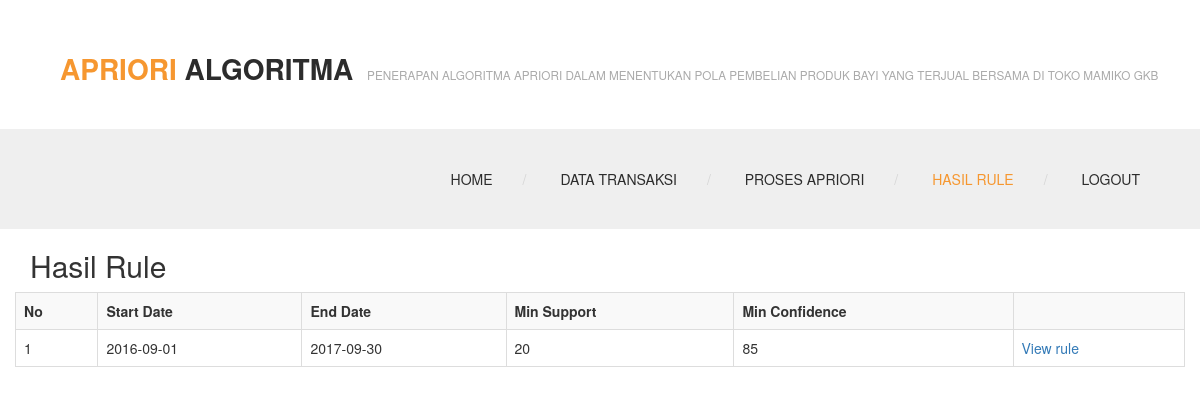
Page /index.php?menu=hasil_rule (signed in) on the earlier database version.
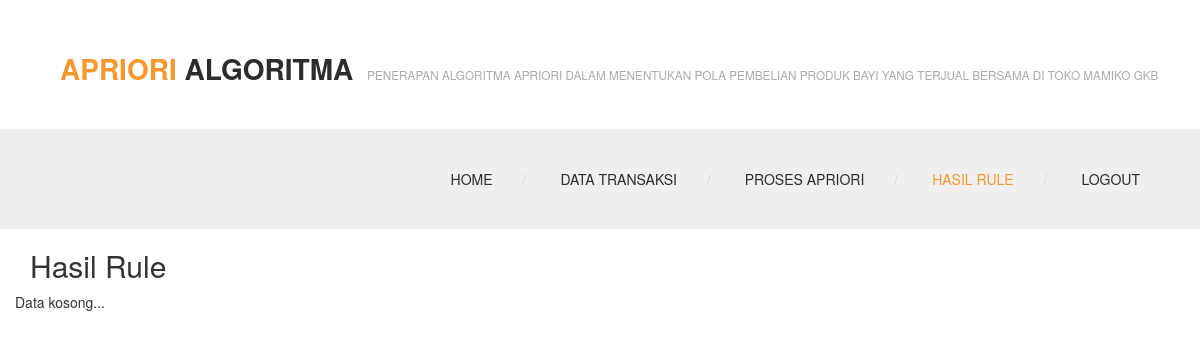
Same page on the later database version.
### tables this page shows
CREATE TABLE `process_log` (
  `id` int(11) NOT NULL AUTO_INCREMENT,
  `start_date` date DEFAULT NULL,
  `end_date` date DEFAULT NULL,
  `min_support` double DEFAULT NULL,
  `min_confidence` double DEFAULT NULL,
  PRIMARY KEY (`id`)
);

### database.php (called while the page is built, shortened)
<?php
class database {
    private $servername;
    private $user_db;
    private $password_db;
    private $database;
    private $koneksi;
    function database() {
        return $this->connect_db();
    }
    function load_conf_db() {
        $path = dirname(__FILE__) . '/koneksi.php';
        if (file_exists($path)) {
            $conf = include $path;
            $this->servername = @$conf['host'];
            $this->database = @$conf['dbname'];
            $this->user_db = @$conf['username'];
            $this->password_db = @$conf['password'];
        }
    }
    public function connect_db() {
        $this->koneksi = mysqli_connect($this->servername, $this->user_db, $this->password_db, $this->database);
        return $this->koneksi;
    }
    function db_query($sql) {
        $conn = $this->koneksi;
        return mysqli_query($conn, $sql);
    }
    function db_fetch_array($result) {
        return mysqli_fetch_array($result);
    }
    function db_num_rows($result) {
        return mysqli_num_rows($result);
    }
}
?>

### koneksi.php (called while the page is built)
<?php
return array(
    'host' => "localhost",
    'username' => "root",
    'password' => "",
    'dbname' => "apriori_toko",
);
?>

### hasil_rule.php (the view, shortened to what this page needs)
<?php
include_once "database.php";
?>
<section class="page_head">
    <div class="container">
        <div class="row">
            <div class="col-lg-12 col-md-12 col-sm-12">
                <div class="page_title">
                    <h2>Hasil Rule</h2>
                </div>
            </div>
        </div>
    </div>
</section>
<?php
$db_object = new database();
$sql = "SELECT
        *
        FROM
         process_log ";
$query=$db_object->db_query($sql);
$jumlah=$db_object->db_num_rows($query);
?>
<div class="super_sub_content">
    <div class="container">
        <div class="row">
            <?php
            if($jumlah==0){
                    echo "Data kosong...";
            }
            else{
            ?>
            <table class='table table-bordered table-striped  table-hover'>
                <tr>
                <th>No</th>
                <th>Start Date</th>
                <th>End Date</th>
                <th>Min Support</th>
                <th>Min Confidence</th>
                <th></th>
                </tr>
                <?php
                    $no=1;
                    while($row=$db_object->db_fetch_array($query)){
                            echo "<tr>";
                            echo "<td>".$no."</td>";
                            echo "<td>".$row['start_date']."</td>";
                            echo "<td>".$row['end_date']."</td>";
                            echo "<td>".$row['min_support']."</td>";
                            echo "<td>".$row['min_confidence']."</td>";
                            $view = "<a href='index.php?menu=view_rule&id_process=".$row['id']."'>View rule</a>";
                            echo "<td>".$view."</td>";
                        echo "</tr>";
                        $no++;
                    }
                    ?>
            </table>
            <?php
            }
            ?>
        </div>
    </div>
</div>

### index.php (shortened to what this page needs)
<!DOCTYPE html>
 <html class="no-js">
    <head>
        <link rel="stylesheet" href="css/bootstrap.css">
        <link rel="stylesheet" href="css/font-awesome.css">
        <link rel="stylesheet" href="css/animate.css">
        <link rel="stylesheet" href="css/templatemo-misc.css">
        <link rel="stylesheet" href="css/templatemo-style.css">
        <link rel="stylesheet" href="scripts/bootstrap/bootstrap.min.css">
        <link rel="stylesheet" href="scripts/ionicons/css/ionicons.min.css">
        <link rel="stylesheet" href="scripts/toast/jquery.toast.min.css">
        <link rel="stylesheet" href="import/daterangepicker/daterangepicker-bs3.css">
    </head>
    <body>
        <?php
        include "header.php";
        $menu = '';
        if (isset($_GET['menu'])) {
            $menu = $_GET['menu'];
        }
        if ($menu != '') {
            if (file_exists($menu.".php")) {
                include $menu.'.php';
            } else {
                include "not_found.php";
            }
        } else {
            include "home.php";
        }
        ?>
    </body>
</html>

### header.php (shortened to what this page needs)
<?php
$menu = '';
if(isset($_GET['menu'])){
    $menu = $_GET['menu'];
}
?>
<header class="site-header container-fluid">
            <div class="top-header">
                <div class="logo col-md-12 col-sm-12">
                    <h1><a href="index.php"><em>Apriori</em> Algoritma</a></h1>
                    <span>PENERAPAN ALGORITMA APRIORI DALAM MENENTUKAN
                        POLA PEMBELIAN PRODUK BAYI YANG TERJUAL
                         BERSAMA DI TOKO MAMIKO GKB</span>
                </div>
            </div>
            <div class="main-header">
                <div class="row">
                    <div class="main-header-left col-md-3 col-sm-6 col-xs-8">
                    </div>
                    <div class="menu-wrapper col-md-9 col-sm-6 col-xs-4">
                        <ul class="sf-menu hidden-xs hidden-sm">
                            <li <?php echo ($menu==''||$menu=='home')?"class='active'":""; ?> ><a href="index.php">Home</a></li>
                        <?php
                        if (empty($_SESSION['apriori_toko_id'])) {
                        ?>
                            <li><a href="login.php">Login</a></li>
                        <?php
                        }
                        else{
                        ?>
                            <li <?php echo ($menu=='data_transaksi')?"class='active'":""; ?> ><a href="index.php?menu=data_transaksi">Data Transaksi</a></li>
                            <li <?php echo ($menu=='proses_apriori')?"class='active'":""; ?>><a href="index.php?menu=proses_apriori">Proses Apriori</a></li>
                            <li <?php echo ($menu=='hasil_rule')?"class='active'":""; ?>><a href="index.php?menu=hasil_rule">Hasil Rule</a></li>
                            <li ><a href="logout.php">Logout</a></li>
                        <?php
                        }
                        ?>
                        </ul>
                    </div>
                </div>
            </div>
        </header>

### css/templatemo-style.css (style rules this page uses)
html, body, div, span, applet, object, iframe, h1, h2, h3, h4, h5, h6, p, blockquote, pre, a, abbr, acronym, address, big, cite, code, del, dfn, em, img, ins, kbd, q, s, samp, small, strike, strong, sub, sup, tt, var, b, u, i, center, dl, dt, dd, ol, ul, li, fieldset, form, label, legend, table, caption, tbody, tfoot, thead, tr, th, td, article, aside, canvas, details, embed, figure, figcaption, footer, header, hgroup, menu, nav, output, ruby, section, summary, time, mark, audio, video { margin: 0; padding: 0; border: 0; font-size: 100%; vertical-align: baseline; }
body { line-height: 1; }
ol, ul { list-style: none; }
html { font-size: 100%; -webkit-text-size-adjust: 100%; -ms-text-size-adjust: 100%; }
article, aside, details, figcaption, figure, footer, header, hgroup, nav, section, img { display: block; }
.top-header .logo span, .section-header span, .team-member span, .project-infos span.project-subtitle, .post-masonry .blog-body span, .blog-info span.blog-meta, .comment-body span { font-size: .84em; color: #aaaaaa; }
body { font-family: "Roboto", sans-serif; font-size: .89em; line-height: 1.75; color: #777777; background-color: #efefef; text-rendering: optimizeLegibility; }
a { color: #f69730; text-decoration: none; -webkit-transition: all 200ms ease-in-out; -moz-transition: all 200ms ease-in-out; transition: all 200ms ease-in-out; }
h1, h2, h3, h4, h5, h6 { font-family: "Roboto Slab", serif; color: #2c2c2c; }
*, *:before, *:after { -moz-box-sizing: border-box; -webkit-box-sizing: border-box; box-sizing: border-box; }
.site-header { position: relative; z-index: 8; }
.top-header { width: 100%; overflow: hidden; background-color: white; }
.top-header .logo { padding: 34px 0 34px 60px; }
.top-header .logo h1 { display: inline-block; font-size: 2em; text-transform: uppercase; font-weight: 700; }
.top-header .logo h1 em { font-style: normal; color: #f69730; }
.top-header .logo span { margin-left: 10px; }
.top-header a { color: #2c2c2c; }
.main-header { width: 100%; min-height: 96px; background-color: #efefef; padding: 30px 60px; }
.main-header .menu-wrapper { position: relative; z-index: 99; text-align: right; margin-top: 10px; }
.main-header .menu-wrapper ul li { display: inline; margin-left: 30px; position: relative; }
.main-header .menu-wrapper ul li:after { content: '/'; color: #d5d5d5; margin-left: 30px; }
.main-header .menu-wrapper ul li:last-child:after { content: ''; display: none; }
.main-header .menu-wrapper ul li a { text-transform: uppercase; font-weight: 500; padding: 30px 0; color: #2c2c2c; }
.main-header .menu-wrapper ul li.active a { color: #f69730; }
.container-fluid { padding: 0 !important; }
table { border-collapse: collapse; border-spacing: 0; }

Differences in the rows shown:
removed process_log: start_date "2016-09-01", end_date "2017-09-30", min_support "20", min_confidence "85"
Other differences:
text no longer shown: "No Start Date End Date Min Support Min Confidence"
text now shown: "Data kosong..."
